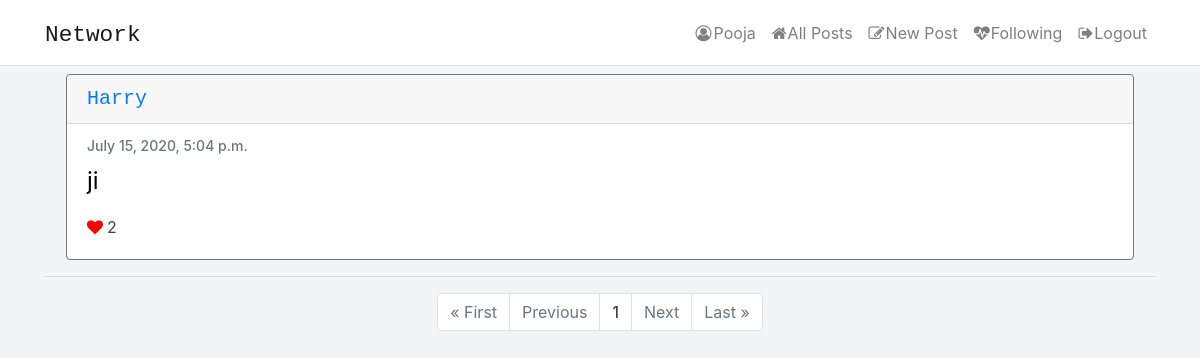
/following/pooja/ (signed in), run on the app's committed database.
### network/models.py (models this page shows, shortened)
class User(AbstractUser):
    pass

class Post(models.Model):
    content = models.CharField(max_length=255)
    user = models.ForeignKey('User', on_delete=models.CASCADE, related_name='author')
    date = models.DateTimeField(default=datetime.now())
    liked = models.ManyToManyField('User', default = None, blank = True, related_name='post_likes')

### network/views.py (the view)
# urls.py: path("following/<str:username>/", views.following, name = "following"),
def following(request, username):
    if request.method == "GET":
        currentuser = get_object_or_404(User, username=username)
        follows = Profile.objects.filter(follower=currentuser)
        posts = Post.objects.all().order_by('id').reverse()
        posted = []
        for p in posts:
            for follower in follows:
                if follower.target == p.user:
                    posted.append(p)
        if not follows:
            return render(request, "network/following.html", {'message': "you don't follow anybody"})
        paginator = Paginator(posted, 10)
        page_number = request.GET.get('page')
        page_obj = paginator.get_page(page_number)
        return render(request, 'network/following.html', {'page_obj': page_obj})

### network/templates/network/following.html (shortened to what this page needs)
{% extends "network/layout.html" %}
{% load static %}
{% block body %}
<div class="container">
        {% for post in page_obj %}
        <div class="card border-secondary mb-3" style="width:auto; margin:6px;">
            <h5 class="card-header"><a href="{% url 'profile' username=post.user %}">{{post.user|title}}</a></h5>
            <div class="card-body text-secondary">
                <h6 class="card-subtitle mb-2 text-muted">{{post.date}}</h6>
                <p class="card-text">{{post.content}}</p>
                {% if user.is_authenticated %}
                {% if request.user in post.liked.all %}
                <a class="likebutton" href="#" data-catid="{{ post.id }}" id="{{post.id}}" data-total="{{post.liked.all.count}}"  data-value="Unlike" value="submit"><i class="fa fa-heart" id="heart{{post.id}}" style="margin-right: 4px; color:red;"></i><span id="liked{{post.id}}">{{post.liked.all.count}}</span></a>
                {% else %}
                <a class="likebutton" href="#" data-catid="{{ post.id }}" id="{{post.id}}" data-total="{{post.liked.all.count}}"  data-value="Like" value="submit"><i class="fa fa-heart" id="heart{{post.id}}" style="margin-right: 4px; color:black;"></i><span id="liked{{post.id}}">{{post.liked.all.count}}</span></a>
                {% endif %}
                {% else %}
                    <p>Likes: {{post.liked.all.count}}</p>
                {% endif %}
            </div>
        </div>
        {% endfor %}
    </div>
    <hr>
    <div class="container">
        <ul class="pagination justify-content-center">
            {% if page_obj.has_previous %}
                <li class="page-item"><a href="?page=1" class="page-link">&laquo; First</a></li>
                <li class="page-item"><a href="?page={{ page_obj.previous_page_number }}" class="page-link">Previous</a></li>
            {% else %}
            <li class="page-item disabled"><a class="page-link">&laquo; First</a></li>
            <li class="page-item disabled"><a class="page-link">Previous</a></li>
            {% endif %}
                <li class="page-item"><a class="page-link">{{ page_obj.number }}</a></li>
            {% if page_obj.has_next %}
            <li class="page-item"><a href="?page={{ page_obj.next_page_number }}" class="page-link">Next</a></li>
            <li class="page-item"><a href="?page={{ page_obj.paginator.num_pages }}" class="page-link">Last &raquo;</a></li>
            {% else %}
            <li class="page-item disabled"><a class="page-link">Next</a></li>
            <li class="page-item disabled"><a class="page-link">Last &raquo;</a></li>
            {% endif %}
        </ul>
    </div>
{% endblock %}

### network/templates/network/layout.html (shortened to what this page needs)
{% load static %}
<!DOCTYPE html>
<html lang="en">
    <head>
        <link rel="stylesheet" href="https://stackpath.bootstrapcdn.com/bootstrap/4.4.1/css/bootstrap.min.css">
        <link href="{% static 'network/styles.css' %}" rel="stylesheet">
        <link rel="stylesheet" href="https://cdnjs.cloudflare.com/ajax/libs/font-awesome/4.7.0/css/font-awesome.min.css">
    </head>
    <body>
            <nav class="navbar navbar-expand-lg navbar-light bg-light">
                <div class="container">
                    <a class="navbar-brand network" href="{% url 'index' %}"><code>Network</code></a>
                    <div>
                        <ul class="navbar-nav mr-auto">
                            {% if user.is_authenticated %}
                            <ul class="navbar-nav ml-auto">
                                <li class="nav-item dropdown">
                                  <a class="nav-link" href="{% url 'profile' username=user.username %}">
                                    <i class="fa fa-user-circle-o" style="margin-right: 2px;"></i>{{ request.user|title }}
                                  </a>
                                </li>
                              </ul>
                            {% endif %}
                            <li class="nav-item">
                            <a class="nav-link " href="{% url 'index' %}"><i class="fa fa-home" style="margin-right: 1px;"></i>All Posts</a>
                            </li>
                            {% if user.is_authenticated %}
                                <li class="nav-item">
                                    <a class="nav-link" href="{% url 'newpost' username=user.username %}"><i class="fa fa-pencil-square-o" style="margin-right: 1px;"></i>New Post</a>
                                </li>
                                <li class="nav-item">
                                    <a class="nav-link" href="{% url 'following' username=user.username %}"><i class="fa fa-heartbeat" style="margin-right: 1px;"></i>Following</a>
                                </li>
                                <li class="nav-item">
                                    <a class="nav-link" href="{% url 'logout' %}"><i class="fa fa-sign-out" style="margin-right: 1px;"></i>Logout</a>
                                </li>
                            {% endif %}
                        </ul>
                    </div>
                </div>
            </nav>
        <div class="container">
            <div class="body">
                {% block body %}
                {% endblock %}
            </div>
        </div>
</html>

### network/static/network/styles.css (style rules this page uses)
body { background-color: #f2f4f5; }
.navbar { background-color:white !important; border-bottom: solid #e1e4e6 1px; }
.likebutton ,.edit { color:#454545; }
.card-header { font-size:20px; font-family: monospace; }
.card-subtitle { font-size:14px; }
.card-text { font-size:24px; color:black; }
.network { font-size: 26px; color:black; font-family: 'Franklin Gothic Medium', 'Arial Narrow', Arial, sans-serif; }

### data on the page
User: user "Pooja"
Post: user "Harry", date "July 15, 2020, 5:04 p.m.", content "ji", liked.all.count "2"

### other printed values
{{ page_obj.number }} "1"
